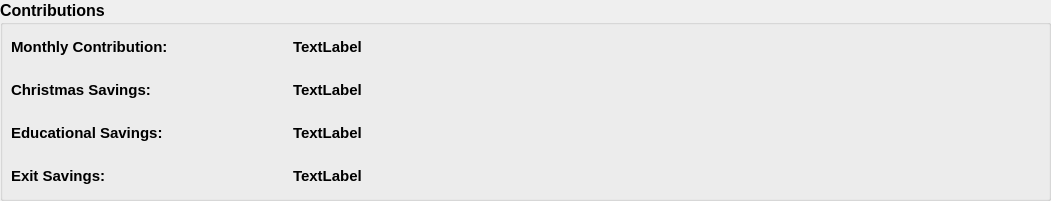
              <widget class="QGroupBox" name="groupBox_12">
               <property name="geometry">
                <rect>
                 <x>10</x>
                 <y>1060</y>
                 <width>1051</width>
                 <height>201</height>
                </rect>
               </property>
               <property name="font">
                <font>
                 <pointsize>12</pointsize>
                 <weight>75</weight>
                 <bold>true</bold>
                </font>
               </property>
               <property name="title">
                <string>Contributions</string>
               </property>
               <widget class="QWidget" name="layoutWidget">
                <property name="geometry">
                 <rect>
                  <x>11</x>
                  <y>35</y>
                  <width>351</width>
                  <height>152</height>
                 </rect>
                </property>
                <layout class="QHBoxLayout" name="horizontalLayout_12">
                 <item>
                  <layout class="QVBoxLayout" name="verticalLayout_18">
                   <property name="spacing">
                    <number>20</number>
                   </property>
                   <item>
                    <layout class="QHBoxLayout" name="horizontalLayout_63">
                     <item>
                      <widget class="QLabel" name="label_166">
                       <property name="font">
                        <font>
                         <pointsize>11</pointsize>
                        </font>
                       </property>
                       <property name="text">
                        <string>Monthly Contribution:</string>
                       </property>
                      </widget>
                     </item>
                     <item>
                      <spacer name="horizontalSpacer_72">
                       <property name="orientation">
                        <enum>Qt::Horizontal</enum>
                       </property>
                       <property name="sizeHint" stdset="0">
                        <size>
                         <width>28</width>
                         <height>20</height>
                        </size>
                       </property>
                      </spacer>
                     </item>
                     <item>
                      <widget class="QLabel" name="profMonthlyLbl">
                       <property name="font">
                        <font>
                         <pointsize>11</pointsize>
                        </font>
                       </property>
                       <property name="text">
                        <string>TextLabel</string>
                       </property>
                      </widget>
                     </item>
                    </layout>
                   </item>
                   <item>
                    <layout class="QHBoxLayout" name="horizontalLayout_64">
                     <item>
                      <widget class="QLabel" name="label_168">
                       <property name="font">
                        <font>
                         <pointsize>11</pointsize>
                        </font>
                       </property>
                       <property name="text">
                        <string>Christmas Savings:</string>
                       </property>
                      </widget>
                     </item>
                     <item>
                      <spacer name="horizontalSpacer_73">
                       <property name="orientation">
                        <enum>Qt::Horizontal</enum>
                       </property>
                       <property name="sizeHint" stdset="0">
                        <size>
                         <width>28</width>
                         <height>20</height>
                        </size>
                       </property>
                      </spacer>
                     </item>
                     <item>
                      <widget class="QLabel" name="profXmasLbl">
                       <property name="font">
                        <font>
                         <pointsize>11</pointsize>
                        </font>
                       </property>
                       <property name="text">
                        <string>TextLabel</string>
                       </property>
                      </widget>
                     </item>
                    </layout>
                   </item>
                   <item>
                    <layout class="QHBoxLayout" name="horizontalLayout_65">
                     <item>
                      <widget class="QLabel" name="label_170">
                       <property name="font">
                        <font>
                         <pointsize>11</pointsize>
                        </font>
                       </property>
                       <property name="text">
                        <string>Educational Savings:</string>
                       </property>
                      </widget>
                     </item>
                     <item>
                      <spacer name="horizontalSpacer_74">
                       <property name="orientation">
                        <enum>Qt::Horizontal</enum>
                       </property>
                       <property name="sizeHint" stdset="0">
                        <size>
                         <width>28</width>
                         <height>20</height>
                        </size>
                       </property>
                      </spacer>
                     </item>
                     <item>
                      <widget class="QLabel" name="profEduLbl">
                       <property name="font">
                        <font>
                         <pointsize>11</pointsize>
                        </font>
                       </property>
                       <property name="text">
                        <string>TextLabel</string>
                       </property>
                      </widget>
                     </item>
                    </layout>
                   </item>
                   <item>
                    <layout class="QHBoxLayout" name="horizontalLayout_66">
                     <item>
                      <widget class="QLabel" name="label_172">
                       <property name="font">
                        <font>
                         <pointsize>11</pointsize>
                        </font>
                       </property>
                       <property name="text">
                        <string>Exit Savings:</string>
                       </property>
                      </widget>
                     </item>
                     <item>
                      <spacer name="horizontalSpacer_75">
                       <property name="orientation">
                        <enum>Qt::Horizontal</enum>
                       </property>
                       <property name="sizeHint" stdset="0">
                        <size>
                         <width>28</width>
                         <height>20</height>
                        </size>
                       </property>
                      </spacer>
                     </item>
                     <item>
                      <widget class="QLabel" name="profExitLbl">
                       <property name="font">
                        <font>
                         <pointsize>11</pointsize>
                        </font>
                       </property>
                       <property name="text">
                        <string>TextLabel</string>
                       </property>
                      </widget>
                     </item>
                    </layout>
                   </item>
                  </layout>
                 </item>
                </layout>
               </widget>
              </widget>
